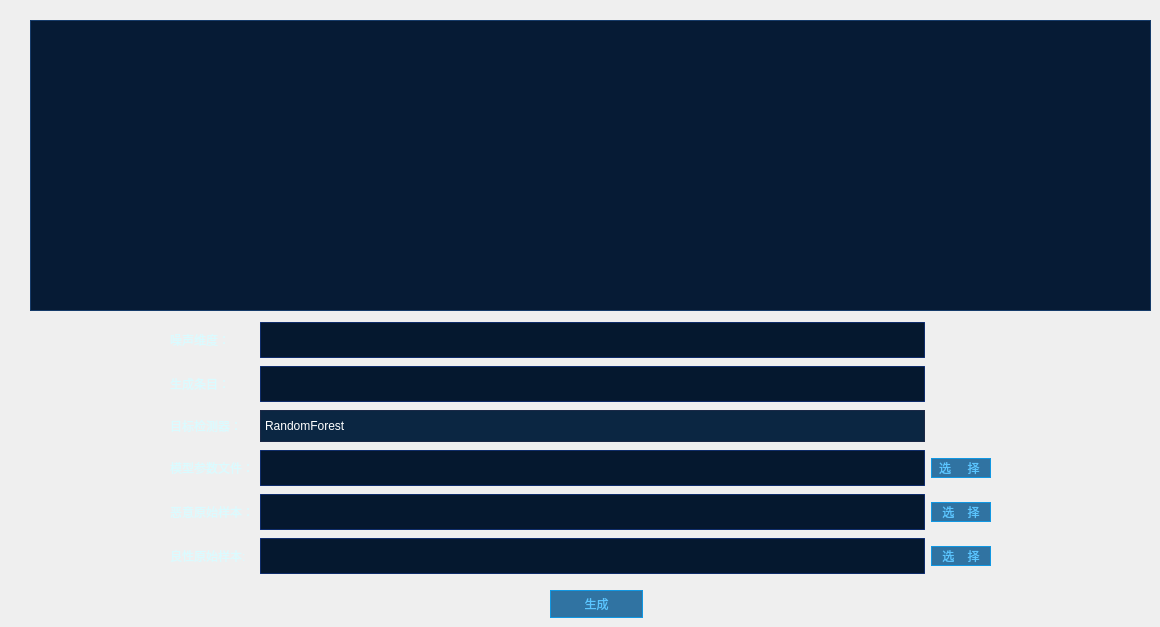
     <widget class="QWidget" name="page_2">
      <widget class="QWidget" name="gridLayoutWidget_2">
       <property name="geometry">
        <rect>
         <x>170</x>
         <y>320</y>
         <width>821</width>
         <height>261</height>
        </rect>
       </property>
       <layout class="QGridLayout" name="advgrid">
        <item row="5" column="0">
         <widget class="QLabel" name="label6">
          <property name="styleSheet">
           <string notr="true">color: #DAFBFF; /* 文本颜色 */
    font: 9pt &quot;微软雅黑&quot;;</string>
          </property>
          <property name="text">
           <string>良性原始样本:</string>
          </property>
         </widget>
        </item>
        <item row="4" column="0">
         <widget class="QLabel" name="label5">
          <property name="styleSheet">
           <string notr="true">color: #DAFBFF; /* 文本颜色 */
    font: 9pt &quot;微软雅黑&quot;;</string>
          </property>
          <property name="text">
           <string>恶意原始样本：</string>
          </property>
         </widget>
        </item>
        <item row="0" column="0">
         <widget class="QLabel" name="label">
          <property name="styleSheet">
           <string notr="true">color: #DAFBFF; /* 文本颜色 */
    font: 9pt &quot;微软雅黑&quot;;</string>
          </property>
          <property name="text">
           <string>噪声维度：</string>
          </property>
         </widget>
        </item>
        <item row="3" column="0">
         <widget class="QLabel" name="label4">
          <property name="styleSheet">
           <string notr="true">color: #DAFBFF; /* 文本颜色 */
    font: 9pt &quot;微软雅黑&quot;;</string>
          </property>
          <property name="text">
           <string>模型参数文件：</string>
          </property>
         </widget>
        </item>
        <item row="2" column="0">
         <widget class="QLabel" name="label3">
          <property name="styleSheet">
           <string notr="true">color: #DAFBFF; /* 文本颜色 */
    font: 9pt &quot;微软雅黑&quot;;</string>
          </property>
          <property name="text">
           <string>目标检测器：</string>
          </property>
         </widget>
        </item>
        <item row="1" column="0">
         <widget class="QLabel" name="label2">
          <property name="styleSheet">
           <string notr="true">color: #DAFBFF; /* 文本颜色 */
    font: 9pt &quot;微软雅黑&quot;;</string>
          </property>
          <property name="text">
           <string>生成条目：</string>
          </property>
         </widget>
        </item>
        <item row="3" column="1">
         <widget class="QLineEdit" name="params">
          <property name="styleSheet">
           <string notr="true">QLineEdit{
        width: 100px;
        height: 34px;
        background: #05182F;
        border: 1px solid #163B69;
        border: 1px solid rgba(24, 65, 162, 0.5);
        font: 9pt &quot;微软雅黑&quot;;
        color: #DAFBFF;
        line-height: 50px;
}</string>
          </property>
         </widget>
        </item>
        <item row="4" column="1">
         <widget class="QLineEdit" name="malware">
          <property name="styleSheet">
           <string notr="true">QLineEdit{
        width: 100px;
        height: 34px;
        background: #05182F;
        border: 1px solid #163B69;
        border: 1px solid rgba(24, 65, 162, 0.5);
        font: 9pt &quot;微软雅黑&quot;;
        color: #DAFBFF;
        line-height: 50px;
}</string>
          </property>
         </widget>
        </item>
        <item row="5" column="1">
         <widget class="QLineEdit" name="benign">
          <property name="styleSheet">
           <string notr="true">QLineEdit{
        width: 100px;
        height: 34px;
        background: #05182F;
        border: 1px solid #163B69;
        border: 1px solid rgba(24, 65, 162, 0.5);
        font: 9pt &quot;微软雅黑&quot;;
        color: #DAFBFF;
        line-height: 50px;
}</string>
          </property>
         </widget>
        </item>
        <item row="3" column="2">
         <widget class="QPushButton" name="advpb1">
          <property name="styleSheet">
           <string notr="true">background: rgba(0,84,143,0.8);
    border: 1px solid #1197E2;
    font: 9pt &quot;微软雅黑&quot;;
    color: #5BC5FF;</string>
          </property>
          <property name="text">
           <string>  选     择   </string>
          </property>
         </widget>
        </item>
        <item row="4" column="2">
         <widget class="QPushButton" name="advpb2">
          <property name="styleSheet">
           <string notr="true">background: rgba(0,84,143,0.8);
    border: 1px solid #1197E2;
    font: 9pt &quot;微软雅黑&quot;;
    color: #5BC5FF;</string>
          </property>
          <property name="text">
           <string>选    择</string>
          </property>
         </widget>
        </item>
        <item row="5" column="2">
         <widget class="QPushButton" name="advpb3">
          <property name="styleSheet">
           <string notr="true">background: rgba(0,84,143,0.8);
    border: 1px solid #1197E2;
    font: 9pt &quot;微软雅黑&quot;;
    color: #5BC5FF;</string>
          </property>
          <property name="text">
           <string>选    择</string>
          </property>
         </widget>
        </item>
        <item row="1" column="1">
         <widget class="QLineEdit" name="count">
          <property name="styleSheet">
           <string notr="true">QLineEdit{
        width: 100px;
        height: 34px;
        background: #05182F;
        border: 1px solid #163B69;
        border: 1px solid rgba(24, 65, 162, 0.5);
        font: 9pt &quot;微软雅黑&quot;;
        color: #DAFBFF;
        line-height: 50px;
}</string>
          </property>
         </widget>
        </item>
        <item row="0" column="1">
         <widget class="QLineEdit" name="noise">
          <property name="styleSheet">
           <string notr="true">QLineEdit{
        width: 100px;
        height: 34px;
        background: #05182F;
        border: 1px solid #163B69;
        border: 1px solid rgba(24, 65, 162, 0.5);
        font: 9pt &quot;微软雅黑&quot;;
        color: #DAFBFF;
        line-height: 50px;
}</string>
          </property>
         </widget>
        </item>
        <item row="2" column="1">
         <widget class="QComboBox" name="detector">
          <property name="styleSheet">
           <string notr="true">QComboBox
{
    width: 130px;
    height: 30px;
    background: #0B2642;
    border: 1px solid rgba(31, 42, 72, 194);
    border-image: url(:/icon/AontherUI/leida1_n.png);
    font: 9pt &quot;微软雅黑&quot;;
    line-height: 35px;
    color: white;
}

QComboBox::down-arrow{
    image:url(&quot;:/icon/RaderControl/Arrow1.png&quot;);
    background: transparent;
}

QComboBox::drop-down{
    background: transparent;
}
</string>
          </property>
          <item>
           <property name="text">
            <string>RandomForest</string>
           </property>
          </item>
          <item>
           <property name="text">
            <string>DecisionTress</string>
           </property>
          </item>
          <item>
           <property name="text">
            <string>LogisticRegression</string>
           </property>
          </item>
          <item>
           <property name="text">
            <string>MutiLayerPerceptron</string>
           </property>
          </item>
          <item>
           <property name="text">
            <string>SVM</string>
           </property>
          </item>
          <item>
           <property name="text">
            <string>LightGBM</string>
           </property>
          </item>
          <item>
           <property name="text">
            <string>XGBoost</string>
           </property>
          </item>
         </widget>
        </item>
       </layout>
      </widget>
      <widget class="QTableWidget" name="advtable">
       <property name="geometry">
        <rect>
         <x>30</x>
         <y>20</y>
         <width>1121</width>
         <height>291</height>
        </rect>
       </property>
       <property name="styleSheet">
        <string notr="true">QTableWidget
{
    color: white;
    background: #061B35;
    border: 1px solid #163B69;
    alternate-background-color:#0B2443;
    gridline-color: 1px solid #163B69;
}

QTableWidget::item{
    border: 1px solid #163B69;
    /* 设置文本水平和垂直居中 */
    text-align: center;
    vertical-align: middle;
}
QHeaderView
{
    background:transparent;
}

QHeaderView::section
{
    color:rgb(218, 251, 255);
    background: #0B3259;
    border: 1px solid #163B69;
}
QScrollBar:vertical{
    width:16px;
    border-style:flat;
    border-radius: 4px;
    border:0px;
    background: #19191A;
}

QScrollBar::handle:vertical{
    background: #163B69;
    border-radius: 4px;
    width:8px;
    min-height:91px;
    border-style:flat;
}

QScrollBar::handle:vertical::hover{
    background: #163B69;
    border-radius: 4px;
    width:16px;
}

QScrollBar::handle:vertical::pressed{
    background: #163B69;
    border-radius:4px;
}

QScrollBar:horizontal{
    height:16px;
    border-style:flat;
    border-radius: 4px;
    border:0px;
    background: #19191A;
}

QScrollBar::handle:horizontal{
    background: #163B69;
    border-radius: 4px;
    height:8px;
    min-width:91px;
    border-style:flat;
}
QScrollBar::handle:horizontal::hover{
    background: #163B69;
    border-radius: 4px;
    height:8px;
}
QScrollBar::handle:horizontal::pressed{
    background: #163B69;
    border-radius:4px;
    height:8px;
}

QScrollBar::sub-page:vertical {
    background: #19191A;
    border-style:flat;
}

QScrollBar::add-page:vertical {
   background: #19191A;
    border-style:flat;
}

QScrollBar::add-line:vertical{
   background: #19191A;
}

QScrollBar::sub-line:vertical {
   background: #19191A;
}


QScrollBar::sub-page:horizontal {
    background: #19191A;
    border-style:flat;
}
QScrollBar::add-page:horizontal {
   background: #19191A;
    border-style:flat;
}
QScrollBar::sub-line:horizontal {
   background: #19191A;
}
QScrollBar::add-line:horizontal{
   background: #19191A;
}
</string>
       </property>
      </widget>
      <widget class="QPushButton" name="genpb">
       <property name="geometry">
        <rect>
         <x>550</x>
         <y>590</y>
         <width>93</width>
         <height>28</height>
        </rect>
       </property>
       <property name="styleSheet">
        <string notr="true">background: rgba(0,84,143,0.8);
    border: 1px solid #1197E2;
    font: 9pt &quot;微软雅黑&quot;;
    color: #5BC5FF;</string>
       </property>
       <property name="text">
        <string>生成</string>
       </property>
      </widget>
     </widget>
